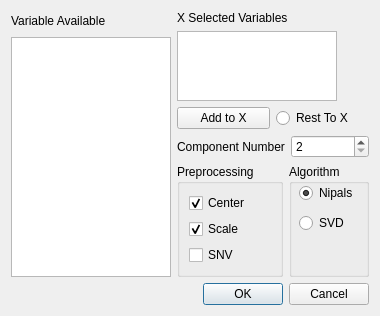
<?xml version="1.0" encoding="UTF-8"?>
<ui version="4.0">
 <class>Dialog</class>
 <widget class="QDialog" name="Dialog">
  <property name="geometry">
   <rect>
    <x>0</x>
    <y>0</y>
    <width>350</width>
    <height>312</height>
   </rect>
  </property>
  <property name="windowTitle">
   <string>PCA Model</string>
  </property>
  <layout class="QGridLayout" name="gridLayout">
   <item row="0" column="0" rowspan="2">
    <layout class="QVBoxLayout" name="verticalLayout_3">
     <item>
      <widget class="QLabel" name="label_2">
       <property name="text">
        <string>Variable Available</string>
       </property>
      </widget>
     </item>
     <item>
      <widget class="QListWidget" name="VlistWidget">
       <property name="sizePolicy">
        <sizepolicy hsizetype="Fixed" vsizetype="Fixed">
         <horstretch>0</horstretch>
         <verstretch>0</verstretch>
        </sizepolicy>
       </property>
       <property name="minimumSize">
        <size>
         <width>160</width>
         <height>240</height>
        </size>
       </property>
       <property name="maximumSize">
        <size>
         <width>160</width>
         <height>240</height>
        </size>
       </property>
      </widget>
     </item>
    </layout>
   </item>
   <item row="0" column="1">
    <layout class="QVBoxLayout" name="verticalLayout_4">
     <item>
      <widget class="QLabel" name="label_3">
       <property name="text">
        <string>X Selected Variables</string>
       </property>
      </widget>
     </item>
     <item>
      <widget class="QListWidget" name="XlistWidget">
       <property name="sizePolicy">
        <sizepolicy hsizetype="Fixed" vsizetype="Fixed">
         <horstretch>0</horstretch>
         <verstretch>0</verstretch>
        </sizepolicy>
       </property>
       <property name="minimumSize">
        <size>
         <width>160</width>
         <height>70</height>
        </size>
       </property>
       <property name="maximumSize">
        <size>
         <width>160</width>
         <height>70</height>
        </size>
       </property>
      </widget>
     </item>
     <item>
      <layout class="QHBoxLayout" name="horizontalLayout_3">
       <item>
        <widget class="QPushButton" name="XpushButton">
         <property name="text">
          <string>Add to X</string>
         </property>
        </widget>
       </item>
       <item>
        <widget class="QRadioButton" name="XradioButton">
         <property name="text">
          <string>Rest To X</string>
         </property>
        </widget>
       </item>
      </layout>
     </item>
    </layout>
   </item>
   <item row="1" column="1">
    <layout class="QVBoxLayout" name="verticalLayout_2">
     <item>
      <layout class="QHBoxLayout" name="horizontalLayout">
       <item>
        <widget class="QLabel" name="label">
         <property name="text">
          <string>Component Number</string>
         </property>
        </widget>
       </item>
       <item>
        <widget class="QSpinBox" name="spinBox">
         <property name="minimumSize">
          <size>
           <width>50</width>
           <height>0</height>
          </size>
         </property>
         <property name="minimum">
          <number>2</number>
         </property>
         <property name="value">
          <number>2</number>
         </property>
        </widget>
       </item>
      </layout>
     </item>
     <item>
      <layout class="QHBoxLayout" name="horizontalLayout_2">
       <item>
        <widget class="QGroupBox" name="groupBox">
         <property name="title">
          <string>Preprocessing</string>
         </property>
         <layout class="QVBoxLayout" name="verticalLayout">
          <item>
           <widget class="QCheckBox" name="centercheckBox">
            <property name="text">
             <string>Center</string>
            </property>
            <property name="checked">
             <bool>true</bool>
            </property>
           </widget>
          </item>
          <item>
           <widget class="QCheckBox" name="scalecheckBox">
            <property name="text">
             <string>Scale</string>
            </property>
            <property name="checked">
             <bool>true</bool>
            </property>
           </widget>
          </item>
          <item>
           <widget class="QCheckBox" name="snvcheckBox">
            <property name="text">
             <string>SNV</string>
            </property>
           </widget>
          </item>
         </layout>
        </widget>
       </item>
       <item>
        <widget class="QGroupBox" name="groupBox_2">
         <property name="title">
          <string>Algorithm</string>
         </property>
         <widget class="QRadioButton" name="nipalsradioButton">
          <property name="geometry">
           <rect>
            <x>10</x>
            <y>20</y>
            <width>71</width>
            <height>18</height>
           </rect>
          </property>
          <property name="text">
           <string>Nipals</string>
          </property>
          <property name="checked">
           <bool>true</bool>
          </property>
         </widget>
         <widget class="QRadioButton" name="svdradioButton">
          <property name="geometry">
           <rect>
            <x>10</x>
            <y>50</y>
            <width>71</width>
            <height>18</height>
           </rect>
          </property>
          <property name="text">
           <string>SVD</string>
          </property>
         </widget>
        </widget>
       </item>
      </layout>
     </item>
    </layout>
   </item>
   <item row="2" column="1">
    <widget class="QDialogButtonBox" name="buttonBox">
     <property name="orientation">
      <enum>Qt::Horizontal</enum>
     </property>
     <property name="standardButtons">
      <set>QDialogButtonBox::Cancel|QDialogButtonBox::Ok</set>
     </property>
    </widget>
   </item>
  </layout>
 </widget>
 <resources/>
 <connections>
  <connection>
   <sender>buttonBox</sender>
   <signal>accepted()</signal>
   <receiver>Dialog</receiver>
   <slot>accept()</slot>
   <hints>
    <hint type="sourcelabel">
     <x>168</x>
     <y>148</y>
    </hint>
    <hint type="destinationlabel">
     <x>157</x>
     <y>181</y>
    </hint>
   </hints>
  </connection>
  <connection>
   <sender>buttonBox</sender>
   <signal>rejected()</signal>
   <receiver>Dialog</receiver>
   <slot>reject()</slot>
   <hints>
    <hint type="sourcelabel">
     <x>168</x>
     <y>148</y>
    </hint>
    <hint type="destinationlabel">
     <x>177</x>
     <y>181</y>
    </hint>
   </hints>
  </connection>
 </connections>
</ui>
